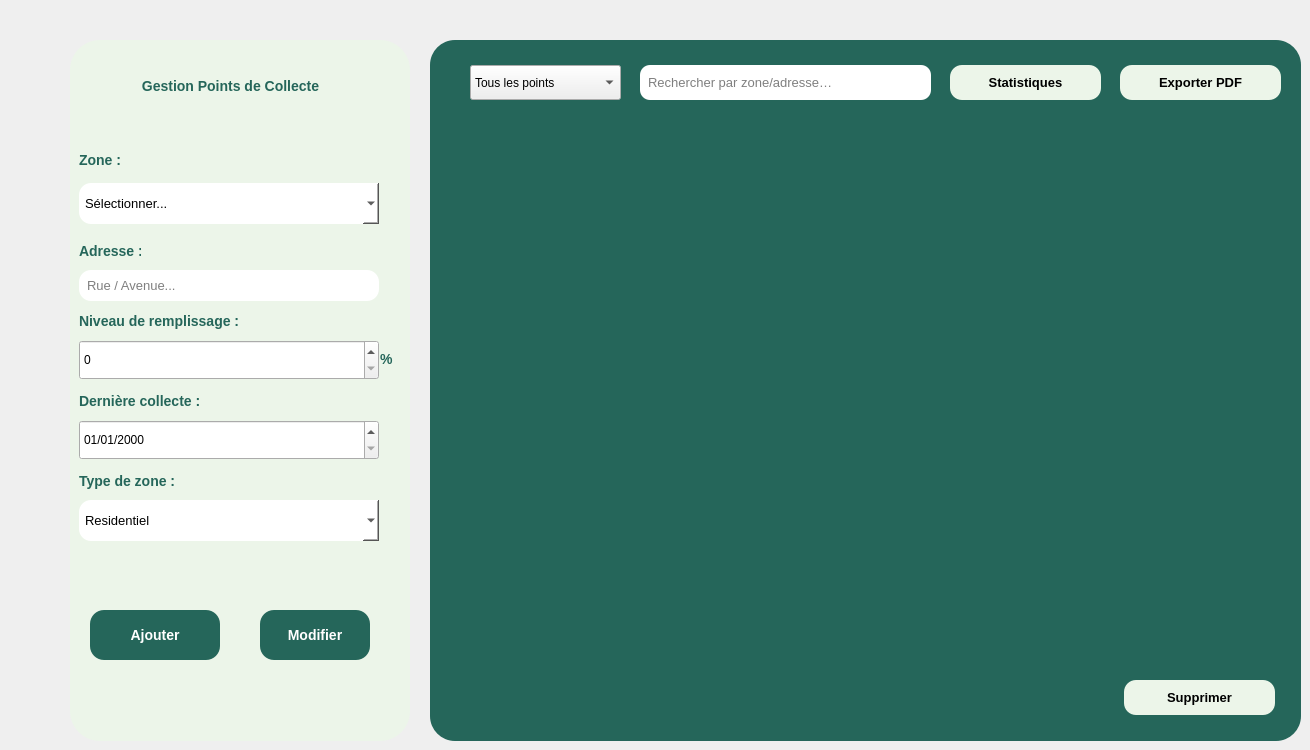
       <widget class="QWidget" name="GPC_PageTable">
        <widget class="QFrame" name="GPC_FormBox">
         <property name="geometry">
          <rect>
           <x>70</x>
           <y>40</y>
           <width>340</width>
           <height>701</height>
          </rect>
         </property>
         <property name="styleSheet">
          <string notr="true">QFrame{
 background-color:#ECF5E9;
 border-radius:30px;
}
QLabel{
 color:#25665A;
 font-weight:bold;
 font-size:14px;
}
QLineEdit, QComboBox{
 background:white;
 border-radius:12px;
 padding:6px;
 color:black;
 font-size:13px;
}
QPushButton{
 background-color:#25665A;
 color:white;
 border-radius:14px;
 padding:10px;
 font-size:14px;
 font-weight:bold;
}
QPushButton:hover{
 background-color:#1D4840;
}
       </string>
         </property>
         <property name="frameShape">
          <enum>QFrame::Shape::StyledPanel</enum>
         </property>
         <property name="frameShadow">
          <enum>QFrame::Shadow::Raised</enum>
         </property>
         <widget class="QComboBox" name="GPC_FormCmbZone">
          <property name="geometry">
           <rect>
            <x>9</x>
            <y>143</y>
            <width>300</width>
            <height>41</height>
           </rect>
          </property>
          <property name="placeholderText">
           <string>Sélectionner...</string>
          </property>
          <item>
           <property name="text">
            <string>Centre</string>
           </property>
          </item>
          <item>
           <property name="text">
            <string>Nord</string>
           </property>
          </item>
          <item>
           <property name="text">
            <string>Sud</string>
           </property>
          </item>
          <item>
           <property name="text">
            <string>Est</string>
           </property>
          </item>
          <item>
           <property name="text">
            <string>Ouest</string>
           </property>
          </item>
         </widget>
         <widget class="QLabel" name="GPC_LblZone">
          <property name="geometry">
           <rect>
            <x>9</x>
            <y>109</y>
            <width>42</width>
            <height>21</height>
           </rect>
          </property>
          <property name="font">
           <font>
            <family>Segoe UI</family>
            <pointsize>-1</pointsize>
            <bold>true</bold>
           </font>
          </property>
          <property name="text">
           <string>Zone :</string>
          </property>
         </widget>
         <widget class="QLabel" name="GPC_LblAddress">
          <property name="geometry">
           <rect>
            <x>9</x>
            <y>200</y>
            <width>62</width>
            <height>21</height>
           </rect>
          </property>
          <property name="font">
           <font>
            <family>Segoe UI</family>
            <pointsize>-1</pointsize>
            <bold>true</bold>
           </font>
          </property>
          <property name="text">
           <string>Adresse :</string>
          </property>
         </widget>
         <widget class="QLineEdit" name="GPC_FormTxtAddress">
          <property name="geometry">
           <rect>
            <x>9</x>
            <y>230</y>
            <width>300</width>
            <height>31</height>
           </rect>
          </property>
          <property name="placeholderText">
           <string>Rue / Avenue...</string>
          </property>
         </widget>
         <widget class="QLabel" name="GPC_LblLevel">
          <property name="geometry">
           <rect>
            <x>9</x>
            <y>270</y>
            <width>165</width>
            <height>21</height>
           </rect>
          </property>
          <property name="font">
           <font>
            <family>Segoe UI</family>
            <pointsize>-1</pointsize>
            <bold>true</bold>
           </font>
          </property>
          <property name="text">
           <string>Niveau de remplissage :</string>
          </property>
         </widget>
         <widget class="QSpinBox" name="GPC_FormLevel">
          <property name="geometry">
           <rect>
            <x>9</x>
            <y>300</y>
            <width>300</width>
            <height>40</height>
           </rect>
          </property>
          <property name="styleSheet">
           <string notr="true"/>
          </property>
          <property name="maximum">
           <number>100</number>
          </property>
          <property name="singleStep">
           <number>10</number>
          </property>
         </widget>
         <widget class="QLabel" name="GPC_LblDate">
          <property name="geometry">
           <rect>
            <x>9</x>
            <y>350</y>
            <width>123</width>
            <height>21</height>
           </rect>
          </property>
          <property name="text">
           <string>Dernière collecte :</string>
          </property>
         </widget>
         <widget class="QLabel" name="GPC_LblType">
          <property name="geometry">
           <rect>
            <x>9</x>
            <y>430</y>
            <width>97</width>
            <height>21</height>
           </rect>
          </property>
          <property name="text">
           <string>Type de zone :</string>
          </property>
         </widget>
         <widget class="QDateEdit" name="GPC_FormDate">
          <property name="geometry">
           <rect>
            <x>9</x>
            <y>380</y>
            <width>300</width>
            <height>40</height>
           </rect>
          </property>
          <property name="displayFormat">
           <string>dd/MM/yyyy</string>
          </property>
         </widget>
         <widget class="QComboBox" name="GPC_FormCmbPriority">
          <property name="geometry">
           <rect>
            <x>9</x>
            <y>460</y>
            <width>300</width>
            <height>41</height>
           </rect>
          </property>
          <property name="styleSheet">
           <string notr="true"/>
          </property>
          <item>
           <property name="text">
            <string>Residentiel</string>
           </property>
          </item>
          <item>
           <property name="text">
            <string>Commercial</string>
           </property>
          </item>
          <item>
           <property name="text">
            <string>Industriel</string>
           </property>
          </item>
          <item>
           <property name="text">
            <string>Parc</string>
           </property>
          </item>
         </widget>
         <widget class="QPushButton" name="GPC_BtnModifier">
          <property name="geometry">
           <rect>
            <x>190</x>
            <y>570</y>
            <width>110</width>
            <height>50</height>
           </rect>
          </property>
          <property name="styleSheet">
           <string notr="true"/>
          </property>
          <property name="text">
           <string>Modifier</string>
          </property>
         </widget>
         <widget class="QPushButton" name="GPC_BtnSave">
          <property name="geometry">
           <rect>
            <x>20</x>
            <y>570</y>
            <width>130</width>
            <height>50</height>
           </rect>
          </property>
          <property name="styleSheet">
           <string notr="true"/>
          </property>
          <property name="text">
           <string>Ajouter</string>
          </property>
         </widget>
         <widget class="QLabel" name="GPC_Title_3">
          <property name="geometry">
           <rect>
            <x>50</x>
            <y>20</y>
            <width>221</width>
            <height>51</height>
           </rect>
          </property>
          <property name="font">
           <font>
            <family>Segoe UI</family>
            <pointsize>12</pointsize>
            <italic>false</italic>
            <bold>true</bold>
           </font>
          </property>
          <property name="styleSheet">
           <string notr="true">
font: 700 12pt &quot;Segoe UI&quot;;
</string>
          </property>
          <property name="text">
           <string>Gestion Points de Collecte</string>
          </property>
          <property name="alignment">
           <set>Qt::AlignmentFlag::AlignCenter</set>
          </property>
         </widget>
         <widget class="QLabel" name="GPC_lblper">
          <property name="geometry">
           <rect>
            <x>310</x>
            <y>303</y>
            <width>31</width>
            <height>31</height>
           </rect>
          </property>
          <property name="font">
           <font>
            <family>Segoe UI</family>
            <pointsize>14</pointsize>
            <italic>false</italic>
            <bold>true</bold>
           </font>
          </property>
          <property name="styleSheet">
           <string notr="true">font: 700 14pt &quot;Segoe UI&quot;;
</string>
          </property>
          <property name="text">
           <string>%</string>
          </property>
         </widget>
        </widget>
        <widget class="QFrame" name="GPC_frameTablePoints">
         <property name="geometry">
          <rect>
           <x>430</x>
           <y>40</y>
           <width>871</width>
           <height>701</height>
          </rect>
         </property>
         <property name="styleSheet">
          <string notr="true">
QFrame{
 background-color:#25665A;
 border-radius:25px;
}
QHeaderView::section{
 background-color:#25665A;
 color:white;
 font-weight:bold;
}


QPushButton{
 background:#ECF5E9;
 border-radius:12px;
 padding:6px;
 font-size:13px;
 font-weight:bold;
}
QPushButton:hover{
 background:#D6EAD6;
}
QLineEdit{
 background:white;
 border-radius:10px;
 padding:6px;
 font-size:13px;
 color:black;
}
QTableView {
    background-color: rgb(37, 102, 90);
    font-size: 11px;
    selection-background-color: :rgb(185, 244, 156);
	border-radius:20px
}

QHeaderView::section {
    background-color: #36656B;
    color: white;
    padding: 8px;
    border: none;
    font-weight: bold;
}

QTableView::item {
    padding: 6px;
}

QTableView::item:selected {
    background-color: #75B06F;
    color: white;
}

       </string>
         </property>
         <property name="frameShape">
          <enum>QFrame::Shape::StyledPanel</enum>
         </property>
         <property name="frameShadow">
          <enum>QFrame::Shadow::Raised</enum>
         </property>
         <widget class="QPushButton" name="GPC_BtnExport">
          <property name="geometry">
           <rect>
            <x>690</x>
            <y>25</y>
            <width>161</width>
            <height>35</height>
           </rect>
          </property>
          <property name="styleSheet">
           <string notr="true"/>
          </property>
          <property name="text">
           <string>Exporter PDF</string>
          </property>
         </widget>
         <widget class="QPushButton" name="GPC_BtnStats">
          <property name="geometry">
           <rect>
            <x>520</x>
            <y>25</y>
            <width>151</width>
            <height>35</height>
           </rect>
          </property>
          <property name="styleSheet">
           <string notr="true">color: rgb(0, 0, 0);</string>
          </property>
          <property name="text">
           <string>Statistiques</string>
          </property>
         </widget>
         <widget class="QLineEdit" name="GPC_TxtSearch">
          <property name="geometry">
           <rect>
            <x>210</x>
            <y>25</y>
            <width>291</width>
            <height>35</height>
           </rect>
          </property>
          <property name="placeholderText">
           <string>Rechercher par zone/adresse…</string>
          </property>
         </widget>
         <widget class="QComboBox" name="GPC_CmbFilter">
          <property name="geometry">
           <rect>
            <x>40</x>
            <y>25</y>
            <width>151</width>
            <height>35</height>
           </rect>
          </property>
          <item>
           <property name="text">
            <string>Tous les points</string>
           </property>
          </item>
          <item>
           <property name="text">
            <string>Zone : Centre</string>
           </property>
          </item>
          <item>
           <property name="text">
            <string>Zone : Nord</string>
           </property>
          </item>
          <item>
           <property name="text">
            <string>Zone : Sud</string>
           </property>
          </item>
          <item>
           <property name="text">
            <string>Zone : Est</string>
           </property>
          </item>
          <item>
           <property name="text">
            <string>Zone : Ouest</string>
           </property>
          </item>
          <item>
           <property name="text">
            <string>Priorité : Basse</string>
           </property>
          </item>
          <item>
           <property name="text">
            <string>Priorité : Normale</string>
           </property>
          </item>
          <item>
           <property name="text">
            <string>Priorité : Haute</string>
           </property>
          </item>
          <item>
           <property name="text">
            <string>Priorité : Urgente</string>
           </property>
          </item>
          <item>
           <property name="text">
            <string>Type : Résidentiel</string>
           </property>
          </item>
          <item>
           <property name="text">
            <string>Type : Commercial</string>
           </property>
          </item>
          <item>
           <property name="text">
            <string>Type : Industriel</string>
           </property>
          </item>
          <item>
           <property name="text">
            <string>Type : Parc</string>
           </property>
          </item>
         </widget>
         <widget class="QTableView" name="gpcTableView">
          <property name="geometry">
           <rect>
            <x>20</x>
            <y>90</y>
            <width>841</width>
            <height>530</height>
           </rect>
          </property>
          <property name="styleSheet">
           <string notr="true">color: rgb(255, 255, 255);</string>
          </property>
         </widget>
         <widget class="QPushButton" name="gpcBtnSupprimer">
          <property name="geometry">
           <rect>
            <x>694</x>
            <y>640</y>
            <width>151</width>
            <height>35</height>
           </rect>
          </property>
          <property name="styleSheet">
           <string notr="true">color: rgb(0, 0, 0);</string>
          </property>
          <property name="text">
           <string>Supprimer</string>
          </property>
         </widget>
        </widget>
       </widget>
